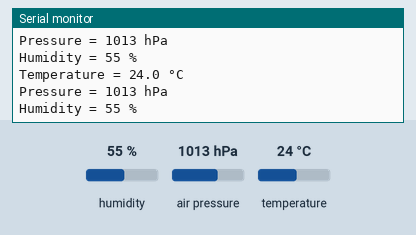
Bench run of a sketch on a simulated Arduino Uno, built with avr-gcc and run on an emulated ATmega328P. On the bench: the last lines printed to the serial monitor. Inputs (shaded band) come from the test bench; at power-on: humidity 55 %, air pressure 1013 hPa, temperature 24 °C.

Above: at 10.8 s.
10.9 s: humidity set to 22 %
At 15.7 s:
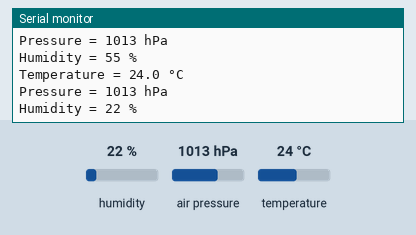
18.4 s: air pressure set to 952 hPa
At 20.8 s:
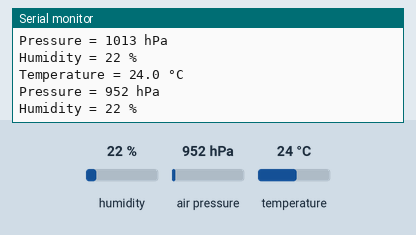
25.9 s: temperature set to 12 °C
At 30.8 s:
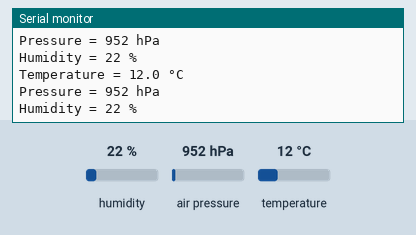

The sketch:

TinyGreenhouse.ino
```cpp
#include <Wire.h>
#include <Adafruit_BME280.h>

#define BME280_I2C_ADDRESS (0x76)
#define SERIAL_BAUD_RATE (115200)
#define LOOP_DELAY (5000)

Adafruit_BME280 bme;
unsigned long last_run;
bool bme_status;
/*
 * IDEA: basic meas. device for greenhouse
 *
 * measurements: temperature, pressure, humidity
 * transport: mqtt over wifi
 *
 *  BASE:
 *  1. basic code for sensor handling
 *  2. SPIFFS support
 *  3. json config file handling
 *  4. wifi authentication
 *  5. timestamp retrieval
 *  6. mqtt authentication & send
 *
 *  ADVANCED:
 *  7. bme280 suggested scenarios:
 *    - https://github.com/adafruit/Adafruit_BME280_Library/blob/master/examples/advancedsettings/advancedsettings.ino
 *  8. esp8266 deep sleep mode
 *
 */

void setup() {
  Serial.begin(SERIAL_BAUD_RATE);
  Serial.println(F("BME280 test"));

  bme_status = bme.begin(BME280_I2C_ADDRESS);
  if (!bme_status) {
    Serial.println("Could not find a valid BME280 sensor, check wiring!");
  }

  last_run = millis();
  Serial.println("-- Default Test --");
  Serial.println();
}


void loop() {
  if (!bme_status){
    Serial.println("Could not find a valid BME280 sensor, check wiring!");
    return;
  }
  if(millis() - last_run > LOOP_DELAY){
    last_run = millis();
    float temperature; // C
    float pressure;    // Pa
    float humidity;    // percent

    getValues(&temperature, &pressure, &humidity);
    printValues(temperature, pressure, humidity);

  }
}

void getValues(float *temperature, float *pressure, float *humidity){
  *temperature = bme.readTemperature(); // C
  *pressure = bme.readPressure();       // Pa
  *humidity = bme.readHumidity();       // percent
}


#define TEMPERATURE_C_DECIMALS (1)
#define PRESSURE_HPA_DECIMALS (0)
#define HUMIDITY_PERC_DECIMALS (0)
void printValues(float temperature, float pressure, float humidity) {
  Serial.print("Temperature = ");
  Serial.print(temperature, TEMPERATURE_C_DECIMALS);
  Serial.println(" °C");

  Serial.print("Pressure = ");
  Serial.print(pressure / 100.0F, PRESSURE_HPA_DECIMALS);
  Serial.println(" hPa");

  Serial.print("Humidity = ");
  Serial.print(humidity, HUMIDITY_PERC_DECIMALS);
  Serial.println(" %");

  Serial.println();
}
```

Measured:
- after the input at 10.9 s, the serial monitor: prints a new line after 4.1 s (image 1)
- after the input at 18.4 s, the serial monitor: prints a new line after 1.6 s (image 2)
- after the input at 25.9 s, the serial monitor: prints a new line after 4.1 s (image 3)
